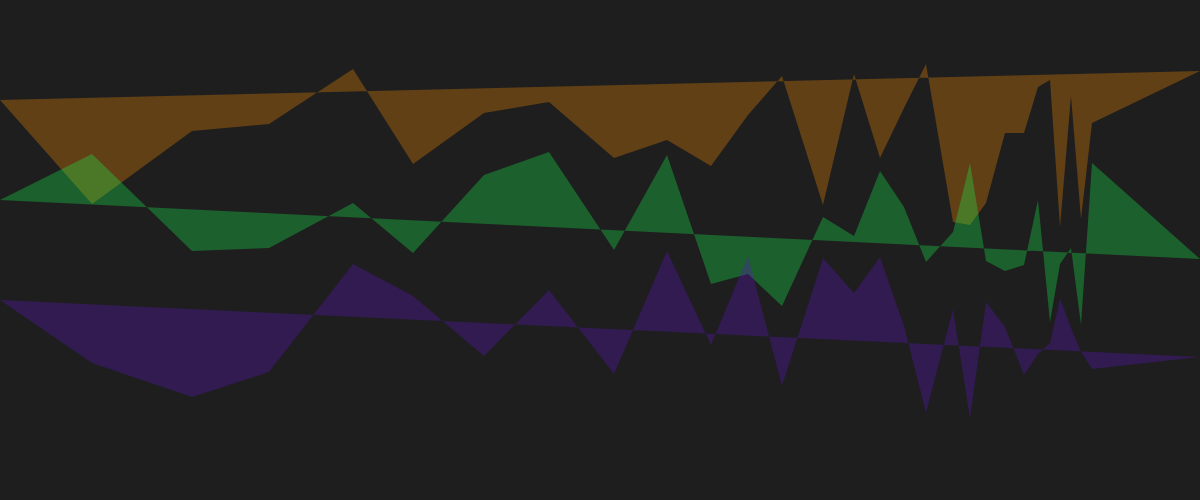
Frame 1 (no input)
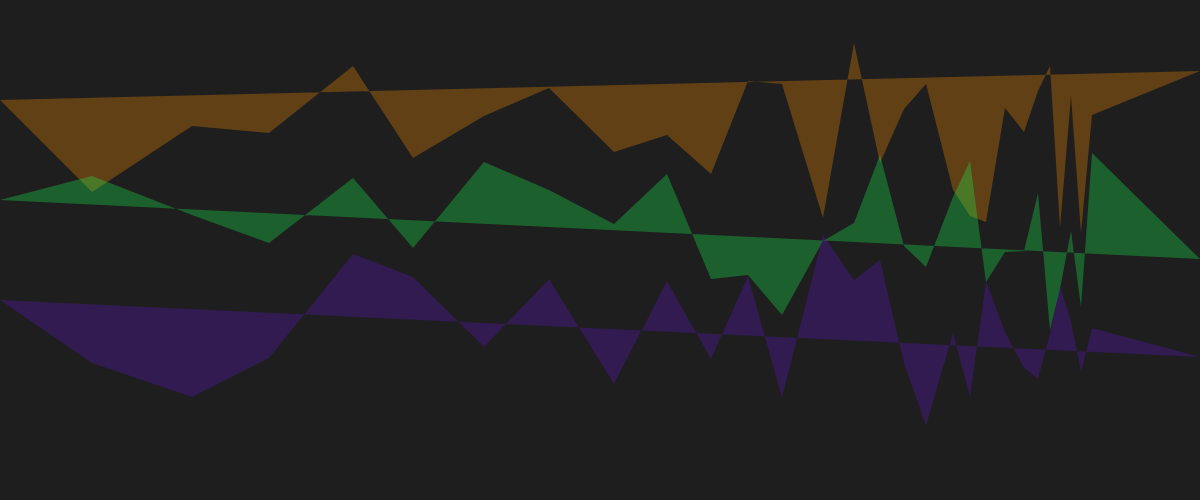
Frame 60 (no input)
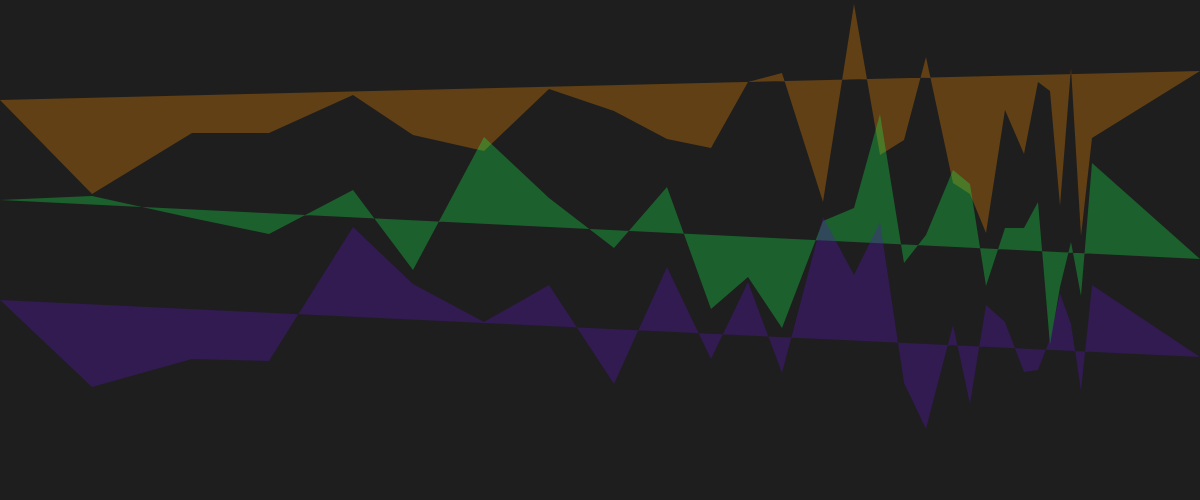
Frame 120 (the mouse pressed at the canvas centre since frame 60)

The p5.js sketch that drew these frames (run headless with seeded random() and noise() and a simulated clock; from frame 60 on, the mouse is pressed at the canvas centre):

// p5.js sketch
// ── sketch.js
var viewPortWidth = window.innerWidth;
console.log("Width", viewPortWidth);

var alpha = 0;
var pointList = new Array;
var remain = viewPortWidth;

window.addEventListener('deviceorientation', function(event) {
	alpha = event.alpha;

	if (event.webkitCompassHeading) {
		  alpha = event.webkitCompassHeading;
	  }

	alpha = int(alpha) 
	console.log("Compass", event.alpha, event.beta, event.gamma);

});
	  

function makeHeightList(pointList) {
	this.heightList = new Array;
	for (q in pointList) {
		this.heightList.push(int(random( -50,125)));
	};
	return this.heightList
}

function funkyGraph(color, pointList, heightList, y) {
	beginShape();
	noStroke();
	fill(color[0],color[1],color[2], 80);
	var x = 0;
	vertex(0,y);
	for (p in pointList) {
		vertex(x + pointList[p], y + heightList[p]);
		x = x + pointList[p];
	}
	endShape();		
}

function makePointList(minDiv, maxDiv) {
	while (remain > 0) {
		var divider = int(random(minDiv,maxDiv));
		var nextPoint = int(remain / divider);
		//console.log("NextPoint: ", nextPoint);
		if (nextPoint < 10) {
			pointList.push(remain);
			break;
		}
		pointList.push(nextPoint);
		remain = remain - nextPoint;
	}

	heightHolder = new Array;
	for (var i = 0; i < 4; i++) {
		heightHolder[i] = makeHeightList(pointList);
	}

	console.log("Created pointlist with dividers:", minDiv, maxDiv);
}

function setup() {
	createCanvas(viewPortWidth, 500);
  	background(30);
  	frameRate(60);

  	makePointList(10,15);

	console.log(heightHolder);
}

var counter = 0;
function draw() {
	background(30); //reset canvas
	for (list in heightHolder) {
		for (var item = 0; item < heightHolder[list].length - 1; item++) {
			var factor = int(random(-5,5));
			heightHolder[list][item] = heightHolder[list][item] + factor; 
		}
	}		
	if (alpha == null) {
		if ( counter / 2 % 60 == 0) {
			makePointList( int(random(5,10)), int(random(10,20)));
		}
	} else {
		if (alpha % 20 == 0) { 
			makePointList( int(random(5,10)), int(random(10,20))); // Make new pointlist when arbitrary threshold is hit
		}
	}

	a = new funkyGraph([241,136, 0], pointList, heightHolder[0], 100);
	b = new funkyGraph([24, 243, 78], pointList, heightHolder[1], 200);
	c = new funkyGraph([90,19, 190], pointList, heightHolder[2], 300);


	counter += 1;

}
// ── style.css
body {
	background-color: rgb(30,30,30);
	padding: 0px;
	margin: 100px 0px 0px 0px;
}

h1 {
	font-size: 80px;
	color: #ffffff;
	font-family: sans-serif;
	text-align: center;
}
